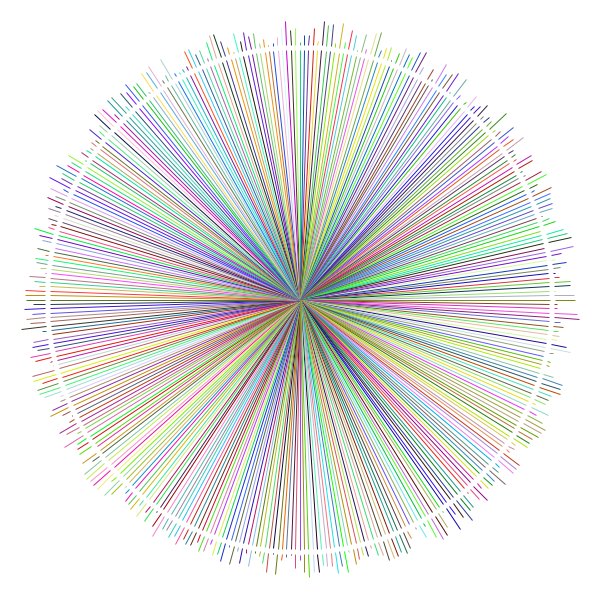
Frame 1 (no input)
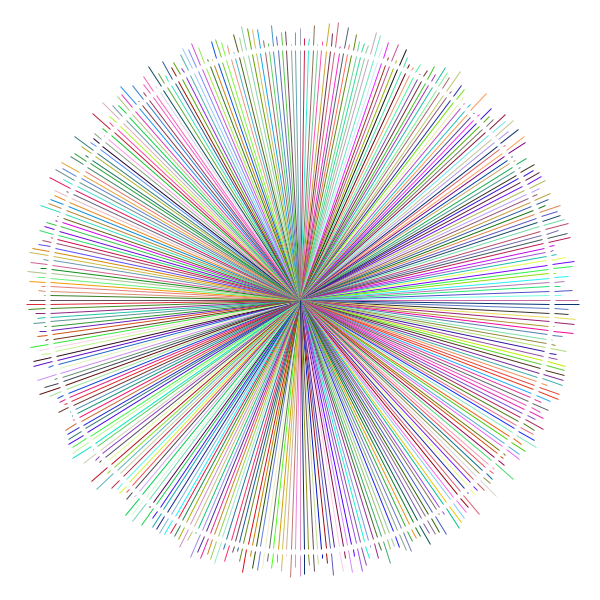
Frame 2 (the mouse pressed at the canvas centre, redrawn once)

The Processing sketch that drew these frames (run headless with seeded random() and noise(); the mouse was pressed at the canvas centre and the sketch redrawn once):

// Processing sketch: processing_145024
// ── processing_145024.pde

// David Mrugala

void setup() {
  size(600, 600);
  colorMode(RGB);
  noLoop();
}

void draw() {
  background(255);

  strokeCap(CORNER);
  strokeWeight(1);

  translate(width/2, height/2);
  for (int i=0; i<360; i++) {
    pushMatrix();
    rotate(radians(i));
    stroke(random(255), random(255), random(255));
    line(0, 0, 0, 250);
    line(0, 255, 0, random(255,280));
    popMatrix();
  }
}
void mousePressed() {
  redraw();
}
